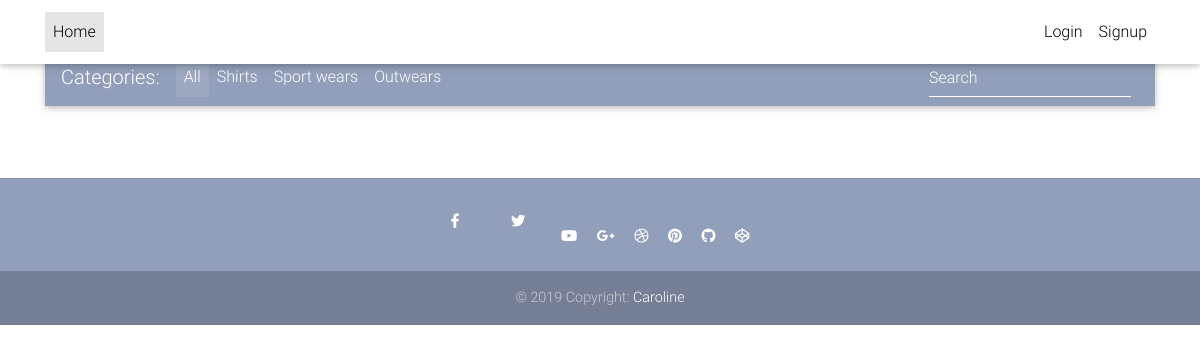
/, run on an earlier commit of the app's database.
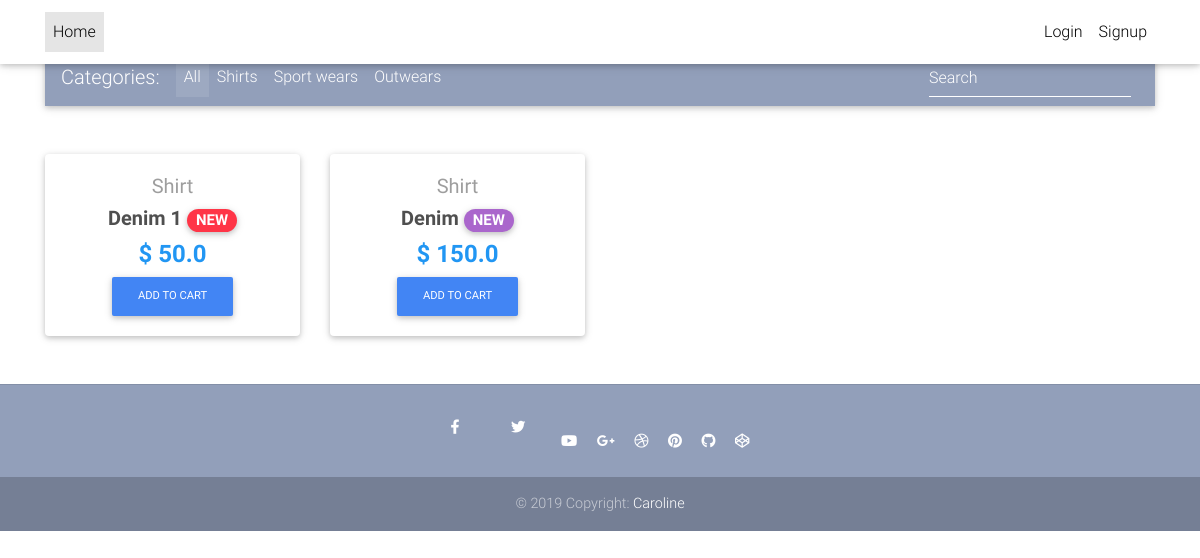
And on a later commit of the database.
### core/models.py (models this page shows, shortened)
class Item(models.Model):
    title = models.CharField(max_length=100)
    price = models.FloatField()
    discount_price = models.FloatField(blank=True, null=True)
    category = models.CharField(choices=CATEGORY_CHOICES, max_length=2)
    label = models.CharField(choices=LABEL_CHOICES, max_length=1)
    slug = models.SlugField()
    description=models.TextField()
    def get_absolute_url(self):
        return reverse("core:product_page", kwargs={
            'slug': self.slug
        })

### core/views.py (the view)
# urls.py: path('', HomeView.as_view(), name= 'home_page'),
class HomeView(ListView):
    model=Item
    paginate_by = 10 #saved already
    template_name="home-page.html"

### templates/home-page.html (shortened to what this page needs)
{% extends "base.html" %}
{% load static %}
 {% block content  %}
  <main>
    <div class="container">
      <nav class="navbar navbar-expand-lg navbar-dark mdb-color lighten-3 mt-3 mb-5">
        <span class="navbar-brand">Categories:</span>
        <div class="collapse navbar-collapse" id="basicExampleNav">
          <ul class="navbar-nav mr-auto">
            <li class="nav-item active">
              <a class="nav-link" href="#">All
              </a>
            </li>
            <li class="nav-item">
              <a class="nav-link" href="#">Shirts</a>
            </li>
            <li class="nav-item">
              <a class="nav-link" href="#">Sport wears</a>
            </li>
            <li class="nav-item">
              <a class="nav-link" href="#">Outwears</a>
            </li>
          </ul>
          <form class="form-inline">
            <div class="md-form my-0">
              <input class="form-control mr-sm-2" type="text" placeholder="Search" aria-label="Search">
            </div>
          </form>
        </div>
      </nav>
      <section class="text-center mb-4">
        <div class="row wow fadeIn">
          {% for item in object_list %}
          <div class="col-lg-3 col-md-6 mb-4">
            <div class="card">
              <div class="card-body text-center">
                <a href="" class="grey-text">
                  <h5>{{ item.get_category_display }}</h5>
                </a>
                <h5>
                  <strong>
                    <a href="{{item.get_absolute_url}}"class="dark-grey-text">{{ item.title }}
                      <span class="badge badge-pill {{ item.get_label_display }}-color">NEW</span>
                    </a>
                  </strong>
                </h5>
                <h4 class="font-weight-bold blue-text">
                  <strong>$
                  {% if item.discount_price%}
                  {{ item.discount_price }}
                   {% else %}
                   {{item.price}}
                   {% endif %}
                  </strong>
                </h4>
                 <a href="" class="btn btn-primary btn-md my-0 p" >Add to cart
              </a>
              </div>
            </div>
          </div>
          {% endfor %}
        </div>
      </section>
    </div>
  </main>
{% endblock content %}

### templates/base.html (shortened to what this page needs)
{% load static %}
{% load cart_templates_tags %}
<!DOCTYPE html>
<html lang="en">
<head>
  <link  href="https://use.fontawesome.com/releases/v5.8.2/css/all.css" rel="stylesheet" type="text/css">
    <link href="{% static 'css/bootstrap.min.css' %}" rel="stylesheet">
  <link href="{% static 'css/mdb.min.css' %}" rel="stylesheet">
  <link href="{% static 'css/style.min.css' %}" rel="stylesheet">
</head>
<body>
<nav class="navbar fixed-top navbar-expand-lg navbar-light white scrolling-navbar">
    <div class="container">
      <div class="collapse navbar-collapse" id="navbarSupportedContent">
        <ul class="navbar-nav mr-auto">
           <li class="nav-item active">
            <a class="nav-link waves-effect" href=" {% url 'core:home_page' %}">Home
            </a>
          </li>
        </ul>
        <ul class="navbar-nav nav-flex-icons">
        {% if request.user.is_authenticated %}
          <li class="nav-item">
            <a href="{% url 'core:order-summary' %}" class="nav-link waves-effect">
              <span class="badge red z-depth-1 mr-1"> {{request.user|add_item_count }}</span>
              <span class="clearfix d-none d-sm-inline-block fa fa-shopping-cart "> Cart </span>
            </a>
          </li>
            <li class="nav-item">
            <a class="nav-link waves-effect" href= "{% url 'account_logout' %}">
             <span class="clearfix d-none d-sm-inline-block"> Logout </span>
            </a>
          </li>
          {% else %}
         <li class="nav-item">
            <a class="nav-link waves-effect" href= "{% url 'account_login' %}">
              <span class="clearfix d-none d-sm-inline-block"> Login </span>
            </a>
          </li>
           <li class="nav-item">
            <a class="nav-link waves-effect" href= "{% url 'account_signup' %}">
              <span class="clearfix d-none d-sm-inline-block"> Signup </span>
            </a>
          </li>
          {% endif %}
        </ul>
      </div>
    </div>
  </nav>
<body>
    {% block content  %}
    {% endblock content %}
  <footer class="page-footer text-center font-small mt-4 wow fadeIn">
    <hr class="my-4">
    <div class="pb-4">
       <a href="https://www.facebook.com/mdbootstrap" class="nav-link waves-effect" target="_blank">
        <i class="fab fa-facebook-f mr-3"></i>
      </a>
       <a href="{% static 'https://twitter.com/MDBootstrap'%}" class="nav-link waves-effect" target="_blank">
        <i class="fab fa-twitter mr-3"></i>
      </a>
      <a href="{% static 'https://www.youtube.com/watch?v=7MUISDJ5ZZ4'%}" target="_blank">
        <i class="fab fa-youtube mr-3"></i>
      </a>
      <a href="{% static 'https://plus.google.com/u/0/b/107863090883699620484'%}" target="_blank">
        <i class="fab fa-google-plus-g mr-3"></i>
      </a>
      <a href="{% static 'https://dribbble.com/mdbootstrap'%}" target="_blank">
        <i class="fab fa-dribbble mr-3"></i>
      </a>
      <a href="{% static 'https://pinterest.com/mdbootstrap'%}" target="_blank">
        <i class="fab fa-pinterest mr-3"></i>
      </a>
      <a href="https://github.com/mdbootstrap/bootstrap-material-design" target="_blank">
        <i class="fab fa-github mr-3"></i>
      </a>
      <a href="{% static 'http://codepen.io/mdbootstrap/'%}" target="_blank">
        <i class="fab fa-codepen mr-3"></i>
      </a>
    </div>
    <div class="footer-copyright py-3">
      © 2019 Copyright:
      <a href="{% static 'https://mdbootstrap.com/education/bootstrap/'%}" target="_blank"> Caroline </a>
    </div>
 </footer>
</body>
</html>

### templates/base.html (style rules this page uses)
html, body, header, .carousel { height: 60vh; }

What changed in the data, as far as the page shows it:
added Item: category "Shirt", title "Denim 1", discount_price "50.0"
added Item: category "Shirt", title "Denim", price "150.0"
